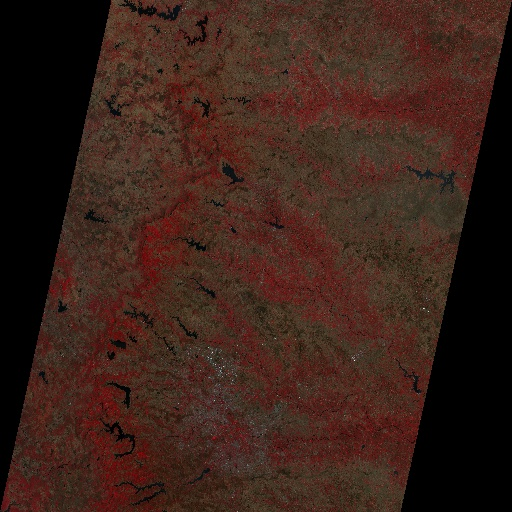
#> input picture Day 3/221666051/221666051/RA318APR2021022635009500059PSANSTUC00GTDF.jpg, 512 x 512 px, given in place of 1.png, which was not available
$ jupyter execute day4hw.ipynb
#> lines starting #> are read from the running program, lines starting #| are printed output that depends on the picture; pictures that were not available may be replaced by others from this repository, and a replacement may not be noted
[cell 1]
import cv2
import matplotlib.pyplot as plt

# Change this path to your image path
image_path = r"C:\Users\admin\Desktop\1.png"

img = cv2.imread(image_path)
#> img is the input picture: shape (512, 512, 3); mean B, G, R 25.9, 34.2, 58.7
img = cv2.cvtColor(img, cv2.COLOR_BGR2RGB)

plt.imshow(img)
plt.axis("off")
plt.title("Original Image")
plt.show()

[cell 2]
# Resize
resized = cv2.resize(img, (400, 300))
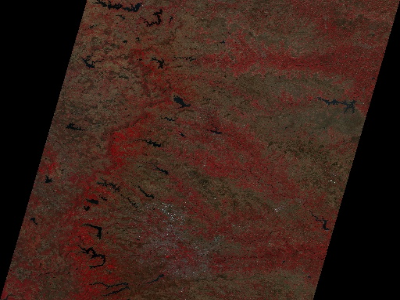
#> resized: shape (300, 400, 3); mean R, G, B 58.6, 34.1, 25.8

# Crop
cropped = img[50:250, 100:400]
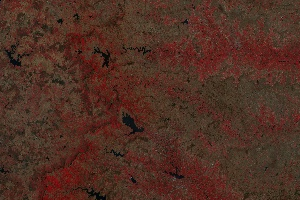
#> cropped: shape (200, 300, 3); mean R, G, B 78.7, 47.7, 35.9

# Grayscale
gray = cv2.cvtColor(img, cv2.COLOR_RGB2GRAY)
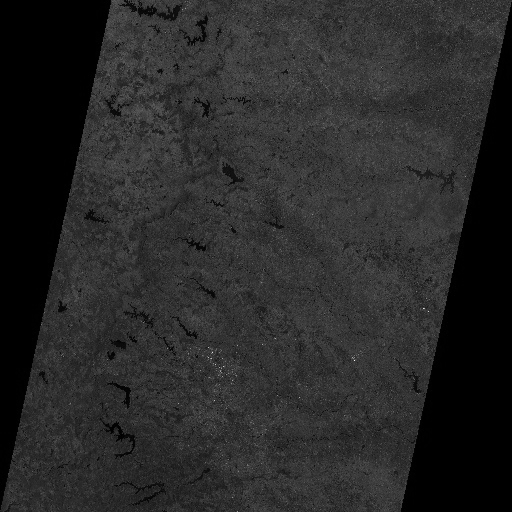
#> gray: shape (512, 512); min 0, max 250, mean 40.6

# Blur
blur = cv2.GaussianBlur(img, (7, 7), 0)

# Edge detection
edges = cv2.Canny(gray, 100, 200)
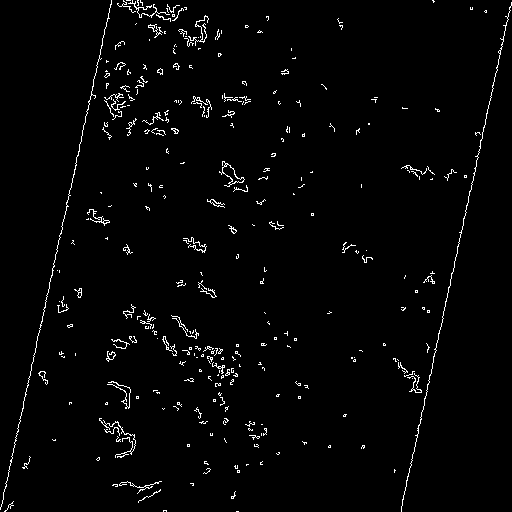
#> edges: shape (512, 512); 2.1% white in thin lines or dots

plt.figure(figsize=(12, 8))

plt.subplot(2, 3, 1)
plt.imshow(resized)
plt.title("Resized")
plt.axis("off")

plt.subplot(2, 3, 2)
plt.imshow(cropped)
plt.title("Cropped")
plt.axis("off")

plt.subplot(2, 3, 3)
plt.imshow(gray, cmap="gray")
plt.title("Grayscale")
plt.axis("off")

plt.subplot(2, 3, 4)
plt.imshow(blur)
plt.title("Blurred")
plt.axis("off")

plt.subplot(2, 3, 5)
plt.imshow(edges, cmap="gray")
plt.title("Edge Detection")
plt.axis("off")

plt.tight_layout()
plt.show()

[cell 3]
# Drawing on the image
edited = img.copy()

cv2.rectangle(edited, (20, 20), (250, 150), (255, 0, 0), 3)
cv2.circle(edited, (300, 200), 50, (0, 255, 0), 3)
cv2.putText(edited, "OpenCV", (20, 280),
            cv2.FONT_HERSHEY_SIMPLEX, 1, (0, 0, 255), 2)
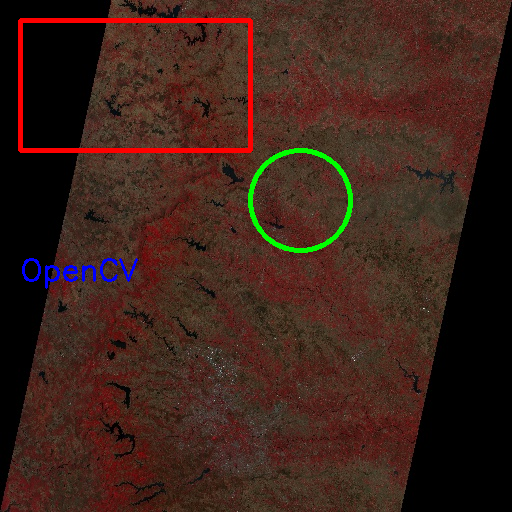
#> edited: shape (512, 512, 3); mean R, G, B 60.9, 35, 26.2

plt.imshow(edited)
plt.title("Edited Image")
plt.axis("off")
plt.show()

[cell 4]
import cv2
import matplotlib.pyplot as plt

[cell 5]
# Save the edited image as JPG
output_path = "opencv_edited.jpg"
cv2.imwrite(output_path, cv2.cvtColor(edited, cv2.COLOR_RGB2BGR))

print("Edited image saved as:", output_path)
